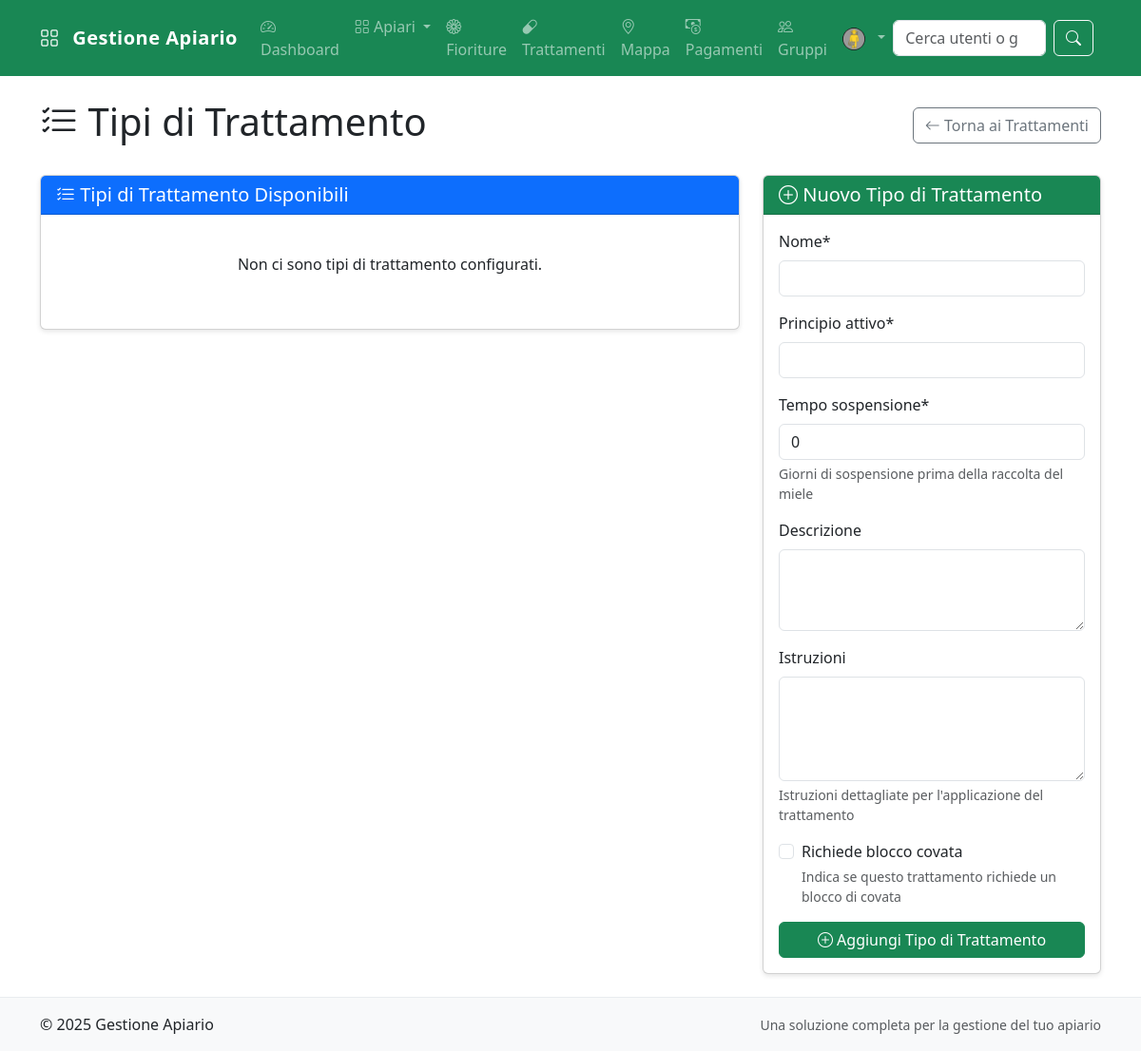
Page /app/trattamenti/tipi/ (signed in) on the earlier database version.
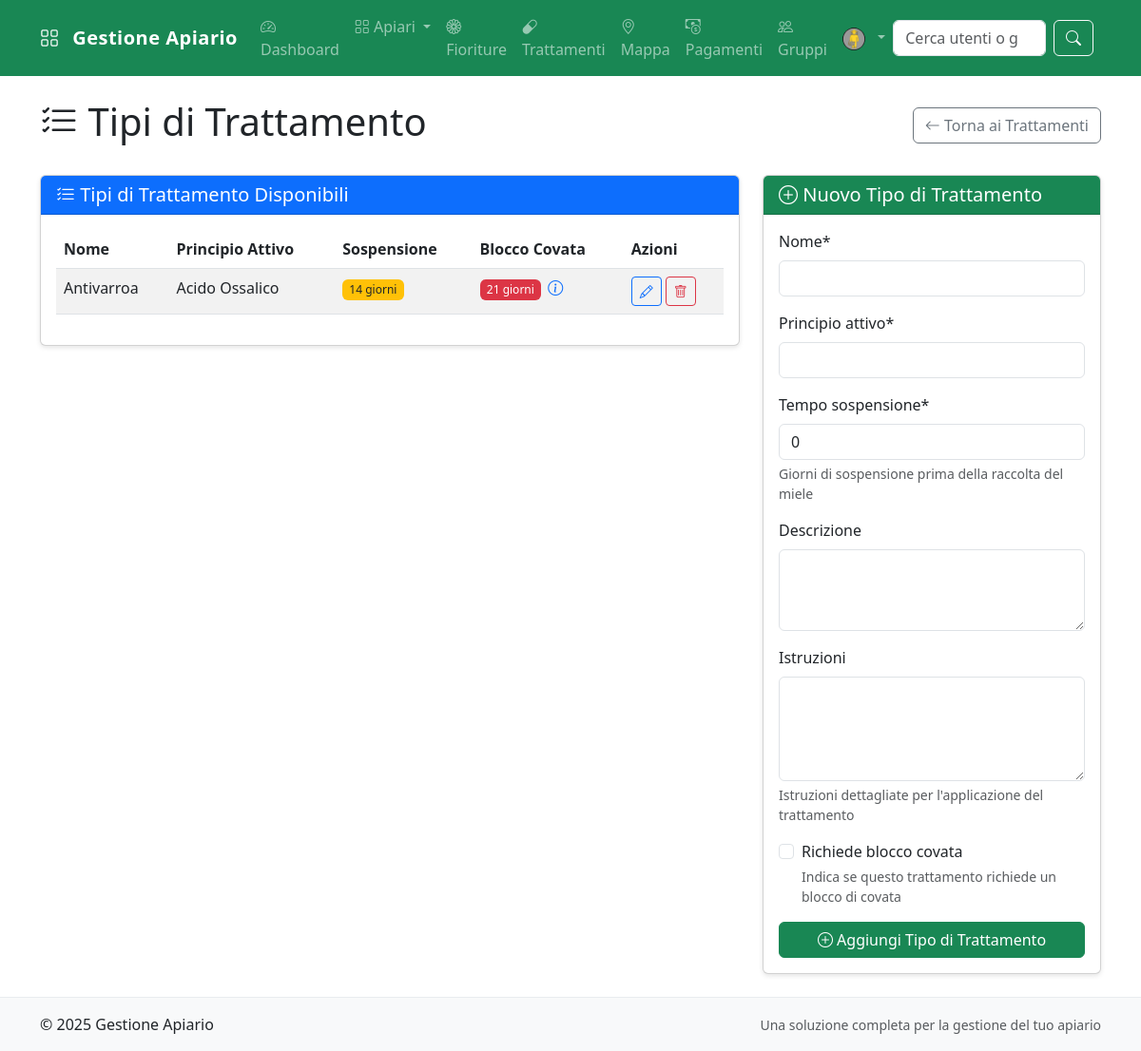
Same page on the later database version.
### core/models.py (models this page shows, shortened)
class TipoTrattamento(models.Model):
    nome = models.CharField(max_length=100)
    principio_attivo = models.CharField(max_length=100)
    descrizione = models.TextField(blank=True, null=True)
    istruzioni = models.TextField(blank=True, null=True, help_text="Istruzioni dettagliate per l'applicazione del trattamento")
    tempo_sospensione = models.IntegerField(default=0, help_text="Giorni di sospensione prima della raccolta del miele")
    richiede_blocco_covata = models.BooleanField(default=False,
                                               help_text="Indica se questo trattamento richiede un blocco di covata")
    giorni_blocco_covata = models.IntegerField(default=0,
                                             help_text="Durata consigliata in giorni del blocco di covata")
    nota_blocco_covata = models.TextField(blank=True, null=True,
                                        help_text="Note specifiche sul blocco di covata (ad es. metodo, tempistiche)")
    class Meta:
        verbose_name = "Tipo Trattamento"
        verbose_name_plural = "Tipi Trattamento"
        ordering = ['nome']

### core/views.py (the view)
# urls.py: path('trattamenti/tipi/', views.tipi_trattamento, name='tipi_trattamento'),
@login_required
def tipi_trattamento(request):
    tipi = TipoTrattamento.objects.all()
    if request.method == 'POST':
        form = TipoTrattamentoForm(request.POST)
        if form.is_valid():
            form.save()
            messages.success(request, "Nuovo tipo di trattamento aggiunto con successo.")
            return redirect('tipi_trattamento')
    else:
        form = TipoTrattamentoForm()
    context = {
        'tipi': tipi,
        'form': form,
    }
    return render(request, 'trattamenti/tipi_trattamento.html', context)

### core/forms.py
class TipoTrattamentoForm(forms.ModelForm):
    class Meta:
        model = TipoTrattamento
        fields = [
            'nome',
            'principio_attivo',
            'descrizione',
            'istruzioni',
            'tempo_sospensione',
            'richiede_blocco_covata',
            'giorni_blocco_covata',
            'nota_blocco_covata'
        ]
        widgets = {
            'descrizione': forms.Textarea(attrs={'rows': 3}),
            'istruzioni': forms.Textarea(attrs={'rows': 4}),
            'nota_blocco_covata': forms.Textarea(attrs={'rows': 3}),
        }
    def __init__(self, *args, **kwargs):
        super().__init__(*args, **kwargs)
        self.fields['giorni_blocco_covata'].required = False
        self.fields['nota_blocco_covata'].required = False

### templates/trattamenti/tipi_trattamento.html (shortened to what the changed rows need)
{% extends 'base.html' %}
{% load crispy_forms_tags %}
{% block content %}
<div class="row">
    <div class="col-12 mb-4">
        <div class="d-flex justify-content-between align-items-center">
            <h1><i class="bi bi-list-check"></i> Tipi di Trattamento</h1>
        </div>
    </div>
</div>
<div class="row">
    <div class="col-md-8">
        <div class="card">
            <div class="card-body">
                {% if tipi %}
                    <div class="table-responsive">
                        <table class="table table-striped table-hover">
                            <thead>
                                <tr>
                                    <th>Nome</th>
                                    <th>Principio Attivo</th>
                                    <th>Sospensione</th>
                                    <th>Blocco Covata</th>
                                    <th>Azioni</th>
                                </tr>
                            </thead>
                            <tbody>
                                {% for tipo in tipi %}
                                    <tr>
                                        <td>{{ tipo.nome }}</td>
                                        <td>{{ tipo.principio_attivo }}</td>
                                        <td>
                                            {% if tipo.tempo_sospensione > 0 %}
                                                <span class="badge bg-warning text-dark">{{ tipo.tempo_sospensione }} giorni</span>
                                            {% else %}
                                                <span class="badge bg-success">Nessuna</span>
                                            {% endif %}
                                        </td>
                                        <td>
                                            {% if tipo.richiede_blocco_covata %}
                                                <span class="badge bg-danger">{{ tipo.giorni_blocco_covata }} giorni</span>
                                                <a href="#" data-bs-toggle="popover" data-bs-trigger="hover" title="Dettagli Blocco Covata"
                                                    data-bs-content="{{ tipo.nota_blocco_covata|default:'Nessuna nota specifica' }}">
                                                    <i class="bi bi-info-circle"></i>
                                                </a>
                                            {% else %}
                                                <span class="badge bg-secondary">No</span>
                                            {% endif %}
                                        </td>
                                        <td>
                                            <a href="{% url 'modifica_tipo_trattamento' tipo.id %}" class="btn btn-sm btn-outline-primary">
                                                <i class="bi bi-pencil"></i>
                                            </a>
                                            <a href="{% url 'elimina_tipo_trattamento' tipo.id %}" class="btn btn-sm btn-outline-danger" onclick="return confirm('Sei sicuro di voler eliminare questo tipo di trattamento?')">
                                                <i class="bi bi-trash"></i>
                                            </a>
                                        </td>
                                    </tr>
                                {% endfor %}
                            </tbody>
                        </table>
                    </div>
                {% else %}
                    <div class="text-center py-4">
                        <p>Non ci sono tipi di trattamento configurati.</p>
                    </div>
                {% endif %}
            </div>
        </div>
    </div>
</div>
{% endblock %}

Differences in the rows shown:
added TipoTrattamento: nome "Antivarroa", principio_attivo "Acido Ossalico", tempo_sospensione "14", giorni_blocco_covata "21"
Other differences:
text no longer shown: "Non ci sono tipi di trattamento configurati."
text now shown: "Nome Principio Attivo Sospensione Blocco Covata Azioni"
